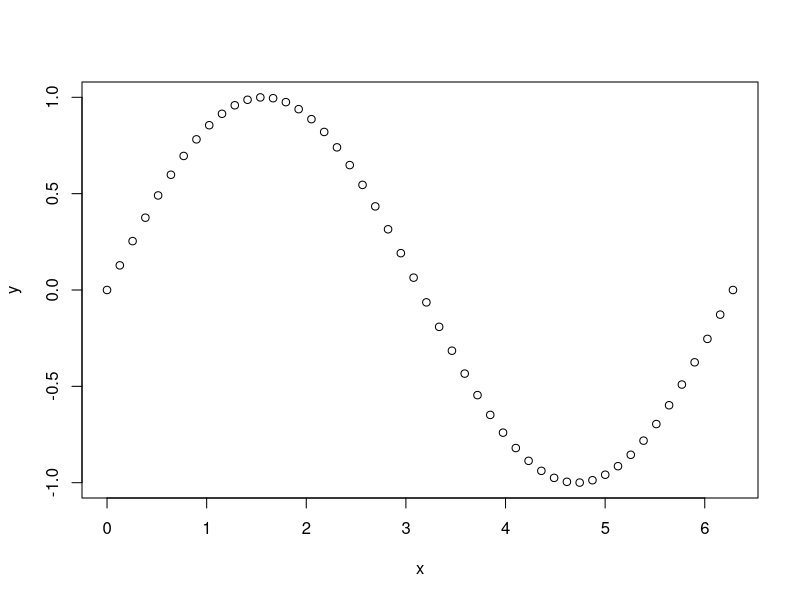
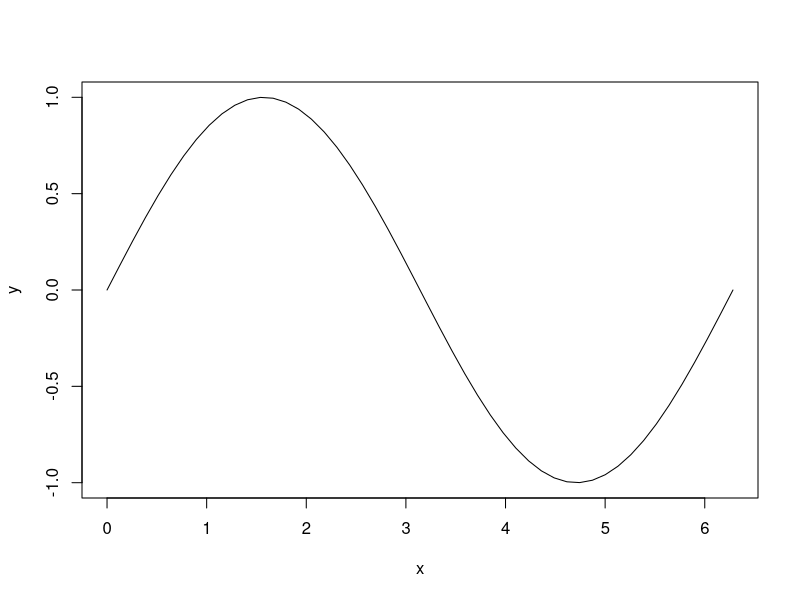
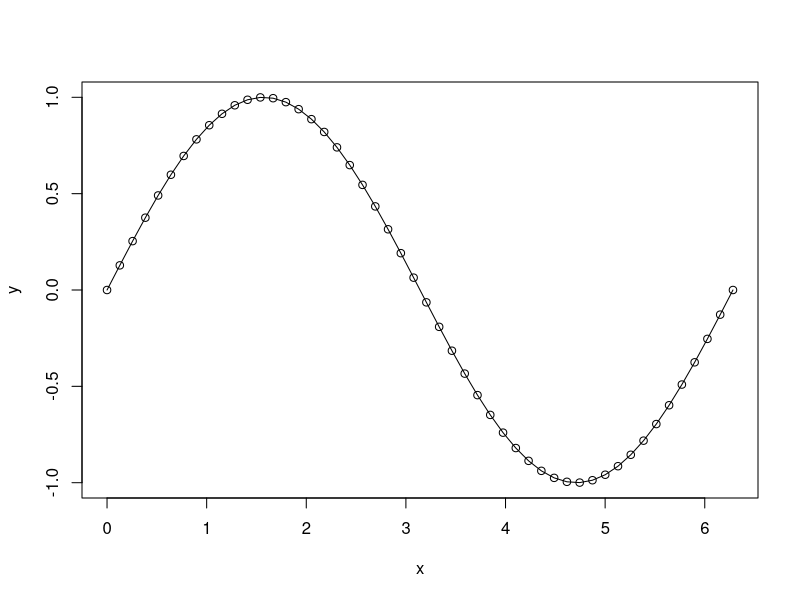
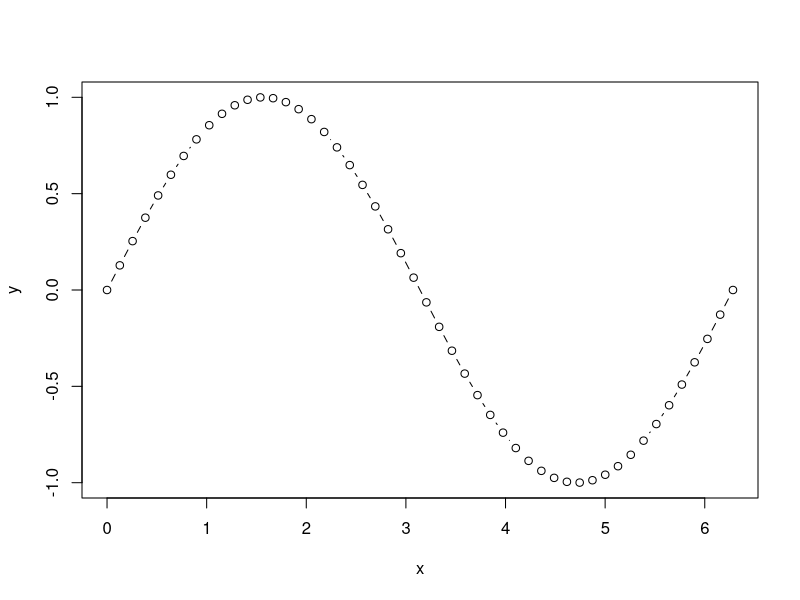
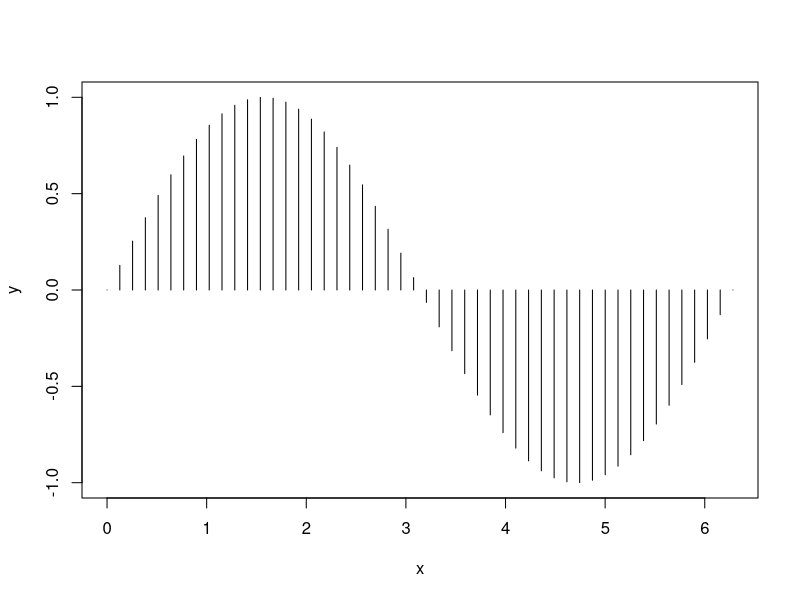
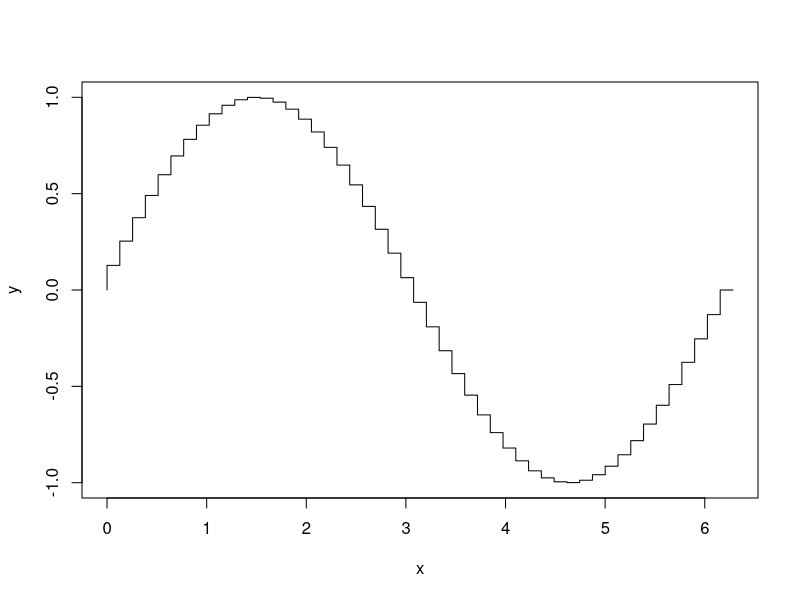
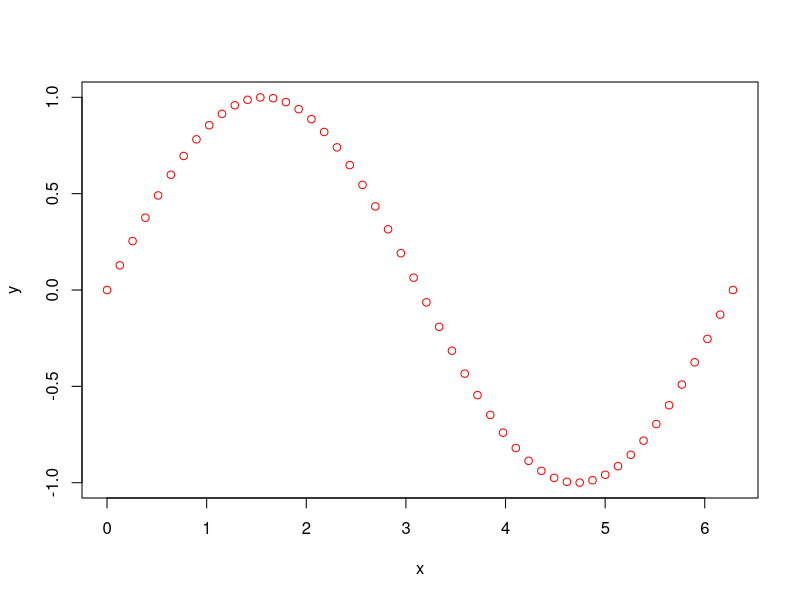
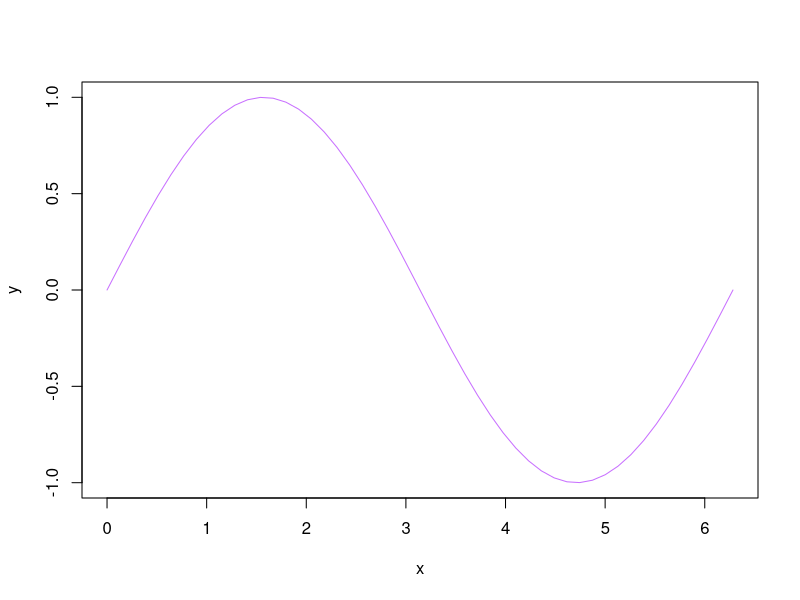

Write R code to recreate these figures, in order.

# 3. First plots

# R provides a wide variety of tools for data visualization. The base R 
# graphics package allows for simple plots, while more advanced visualizations 
# can be created using external libraries like ggplot2. 
# 
# Plotting with the base R is done using the plot() function. This function can 
# be used for creating scatter plots, line plots, and more.
# 
# ## 3.1 Basic Scatter Plots
# If not specified otherwise, the plot function creates a Scatter plot.
x <- seq(0,2*pi,length.out=50)
y <- sin(x)

# Basic scatter plot
plot(x, y)

## 3.2 Other Plot Types
# Using the optional argument type one can change the plot type, e.g.
# 
# - type="l": Line plot
# - type="b": points connected by lines
# - type="o": Line plot where observations are drawn as points
# - type="h": Histogram-like vertical lines
# - type="S": Stair steps (for step functions)

# Example 1 (Line Plot)
plot(x, y, type="l")

# Example 2 (Lines and Points)
plot(x, y, type="o")
plot(x, y, type="b")
plot(x, y, type="h")
plot(x, y, type="S")
## 3.2 Colors
# Using the optional col argument, the line or character colour can be adapted.
# The colour can either be specified by its name 
# (http://www.stat.columbia.edu/~tzheng/files/Rcolor.pdf) or by using the 
# colours rgb specification (rgb(red, green, blue, alpha))

# Examples
plot(x, y, col="red")
plot(x, y, type="l", col=rgb(200, 112, 255, maxColorValue = 255))


## 3.3 Point Characters
# Instead of using a hollow circle as point character, one can choose another 
# point character 
# (http://www.sthda.com/sthda/RDoc/figure/graphs/r-plot-pch-symbols-points-in-r.png)
# by specifying the pch argument.
# 
# Some common pch-values are
# 
# - pch=19: Solid circle.
# - pch=0: Square.
# - pch=1: Hollow circle.
# - pch=3: Plus sign.
# - pch=2: triangle.

# Examples
plot(x, y, col="red", pch="*")
plot(x, y, col=346578, pch=19)
plot(x, y, type="o", pch=2)

## 3.4 Line types
# The line type can be changed using the lty argument.
# 
# Some common lty-values are
# 
# - lty=1: Solid line.
# - lty=2: Dashed line.
# - lty=3: Dotted line.
# 
# With lwd the line width can be specified.
# 
# Examples
plot(x, y, type="l", col="blue", lty=4)
plot(x, y, type="o", pch=19, lty=1, col="green", lwd=1)


## 3.5 Axis Labelling and Titles
# You can add titles and axis labels using 
# 
# - main: Adds a main title to the plot
# - xlab: Adds a label to the x-axis
# - ylab: Adds a label to the y-axis
# 
# Example
plot(x, y, type="l", main = "Main Title", 
     xlab = "x-Label", ylab = "y-Label")


## Axis Limits
# You set the axis limits using 
# 
# - xlim: range for the x-axis.
# - ylim: range for the y-axis.
# 
# Example
plot(x, y, type="l", xlim = c(0,2*pi), ylim=c(-2,2))

## 3.6 Multiple lines
# If you would like to display multiple functions in the same plot, then the 
# typical approach is to first use plot() for the initial function and then 
# use lines() or points() to overlay the additional functions or points.
# 
# Example
z <- cos(x)
tan <- tan(x)
plot(x, y, type="l", col="red", ylim = c(-7,7))
lines(x,z, lty=2, col="purple")
points(x, tan, pch=19, col="pink")

## 3.6 Legends
# As soon as you display multiple functions in the same plot it is helpful 
# to additionally add a legend to your plot.
# 
# Example
plot(x, y, type="l", col="red", ylim = c(-7,7))
lines(x,z, lty=2, col="purple")
points(x, tan, pch=19, col="pink")

legend("bottomleft", legend = c("sin(x)", "cos(x)", "tan(x)"), bty = "n",
       col = c("red", "purple", "pink"), 
       lty = c(1, 2, NA), pch = c(NA, NA, 19))

## 3.6 Multiple Plots Side by Side
# If you want more control over the plotting area, use par() to adjust 
# the margins, layout, and other graphical parameters before plotting. Here, we 
# only look at the option to have multiple plots displayed in a grid. 
# 
# Example
par(mfrow = c(1, 2)) # Set up the plotting area with multiple panels (1 row, 2 column)
plot(x, y, type="l", col="red", main="sin(x)") # draw 1st plot
plot(x,z, type="l", lty=2, col="purple", main="cos(x)") # draw 2nd plot
par(mfrow = c(1, 1)) # reset plotting area


#   Draw the exponential function exp(x) for -2 < x < 2, and draw in the same 
#   plot the natural logarithm log(y) for suitable y > 0.
#   Your plot should highlight the fact that log() is the inverse function of 
#   exp(), i.e. the graph of log() is just the graph of exp() mirrored at the 
#   main diagonal (x = y).
#   When producing the first plot, you can specify the range of the x and y axis 
#   with the optional arguments xlim and ylim, respectively.
#   Learn about the function abline() and use it to add axes and the 
#   main diagonal.

# Solution
x <- seq(-4.5, 4.5, 0.001)
y <- exp(x)

# base plot (axes)
plot(c(-4.5, 4.5), c(0, 0), type="l", col="green",
     xlab='x', ylab='f(x)',
     xlim=c(-4, 4), ylim=c(-4, 4),
     main="Exponential function and natural logarithm")
abline(v=0, col='green')
abline(a=0, b=1, col='magenta')

# plot exp(x)
lines(x, y, lwd=2)

# plot ln(y)
lines(y, x, lwd=2, col='blue')  # <- fix here

# add legend
legend(x='topleft',
       lty=1,
       lwd=2,
       legend=c('f(x) = exp(x)','f(x) = ln(x)'),
       col=c('black','blue'))




